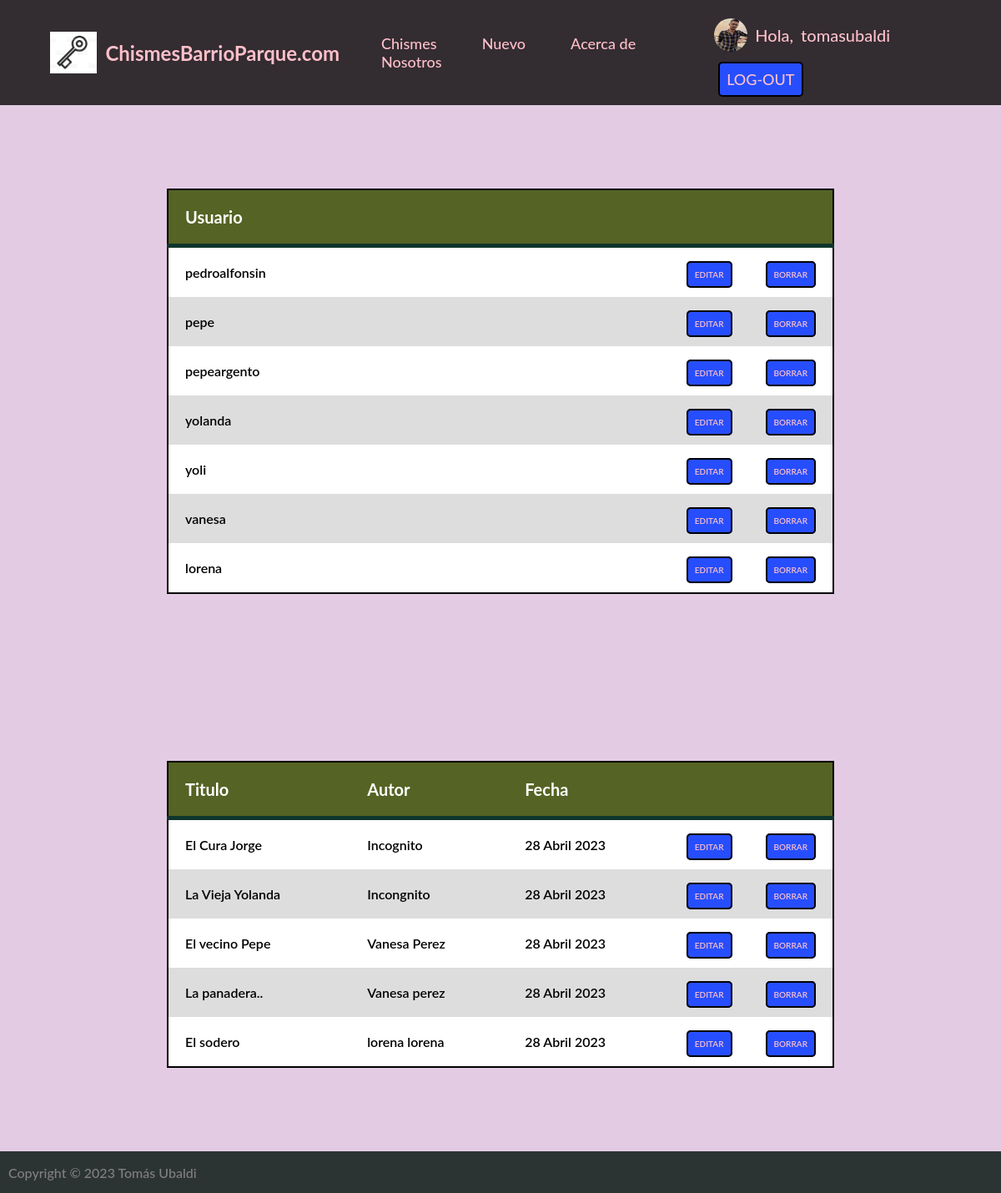
The page /eliminar-blogs/1 (signed in) on the database its author committed.
### app2/models.py (models this page shows, shortened)
class Avatar(models.Model):
    user = models.OneToOneField(User, on_delete=models.CASCADE)
    imagen = models.ImageField(upload_to='avatares', null=True, blank=True)

### app1/models.py (models this page shows, shortened)
class Blog(models.Model):
    titulo = models.CharField(max_length=100)
    subtitulo=models.CharField(max_length=300)
    cuerpo=models.TextField()
    autor=models.CharField(max_length=50)
    fecha=models.DateField(auto_now_add=True)
    imagen=models.ImageField(upload_to="blog_imgs", null=True, blank=True)

### app1/views.py (the view)
# urls.py: path('eliminar-blogs/<id>', eliminar_blogs, name="ELIMINATE-BLOGS"),
def eliminar_blogs(request, id):
    blog=Blog.objects.get(id=id)
    blog.delete()
    users=User.objects.all()
    blogs=Blog.objects.all()
    contexto = {
        'blogs': blogs,
        'users': users[1::],
    }
    return render(request, 'app2/edit-panel.html', context=contexto)

### templates/app2/edit-panel.html
{% extends 'index.html' %}
{% block content %}
    <div class="tabla-content">
        <div class="tabla-user">
            <table>
                {% if users %}
                    <thead>
                        <tr>
                            <th>Usuario</th><th style="margin:0; padding: 0; width: 0;"></th><th style="margin:0; padding: 0; width: 0;"></th>
                        </tr>
                    </thead>
                    {% for user in users %}
                        {% if not user.is_superuser %}
                            <tr>
                                <td>{{user.username}}</td>
                                <td><a href="{% url 'EDIT-USER' user.id %}" class="btn">EDITAR</a></td>
                                <td><a href="{% url 'ELIMINATE-USERS' user.id %}" class="btn">BORRAR</a></td>
                            </tr>
                        {%endif%}
                    {% endfor %}
                {% else %}
                    <thead>
                        <tr>
                            <th>No hay Users</th>
                        </tr>
                    </thead>
                {% endif %}
            </table>
            <table style="margin-bottom: 0;">
                {% if blogs %}
                    <thead>
                        <tr>
                            <th>Titulo</th><th>Autor</th><th>Fecha</th><th style="margin:0; padding: 0; width: 0;"></th><th style="margin:0; padding: 0; width: 0;"></th>
                        </tr>
                    </thead>
                        {% for blog in blogs %}
                            <tr>
                                <td>{{blog.titulo}}</td>
                                <td>{{blog.autor}}</td>
                                <td>{{blog.fecha}}</td>
                                <td><a href="{% url 'EDIT-BLOG' blog.id %}" class="btn">EDITAR</a></td>
                                <td><a href="{% url 'ELIMINATE-BLOGS' blog.id %}" class="btn">BORRAR</a></td>
                            </tr>
                        {% endfor %}
                {% else %}
                    <thead>
                        <tr>
                            <th>No hay Blogs</th>
                        </tr>
                    </thead>
                {% endif %}
            </table>
        </div>
    </div>
{% endblock %}

### templates/index.html (shortened to what this page needs)
<!DOCTYPE html>
<html lang="es">
<head>
    {% load static %}
    <link href="{% static 'main.css' %}" rel="stylesheet" type="text/css">
</head>
<body>
    <header>
        <a href="{% url 'HOME' %}" class="logo">
            <img src="{% static 'img/logo_chismeblog.png' %}" alt="logo">
            <h2 class="nombre-pag"> ChismesBarrioParque.com </h2>
        </a>
        <nav>
            {% if user.is_authenticated  %}
                <a href="{% url 'BLOGS' %}" class="nav-link">Chismes</a>
                <a href="{% url 'CREATION_BLOG' %}" class="nav-link">Nuevo</a>
                <a href="{% url 'ABOUT_ME' %}" class="nav-link">Acerca de Nosotros</a>
            {% else %}
                <a href="{% url 'LOGIN' %}" class="nav-link"> LOGIN</a>
                <a href="{% url 'REGISTER' %}" class="nav-link"> REGISTER</a>
            {% endif %}
        </nav>
        {% if user.is_authenticated %}
            <div class="inblock">
                {% if user.avatar.imagen.url  %}
                    <img src="{{user.avatar.imagen.url }}" alt="user" style="height: 40px; width: 40px; border-radius: 80%;">
                {% else %}
                    <img src="{% static 'img/non_profile.jpg' %}" alt="user" style="height: 40px; width: 40px; border-radius: 80%;">
                {% endif %}
                <p>Hola, </p>
                <a href="{% url 'PROFILE' %}" class="user">{{user}}</a>
                <a href="{% url 'LOGOUT' %}" class="btn" style="font-size: 18px;"> LOG-OUT</a>
            </div>
        {% endif %}
    </header>
    {% block content %}{% endblock %}
    <footer>
        <a class="footer-texto">
            <p> Copyright © 2023 Tomás Ubaldi </p>
        </a>
    </footer>
</body>
</html>

### app1/static/main.css (style rules this page uses)
body { font-family: "Lato", -apple-system, BlinkMacSystemFont, "Segoe UI", Roboto, "Helvetica Neue", Arial, sans-serif, "Apple Color Emoji", "Segoe UI Emoji", "Segoe UI Symbol", "Noto Color Emoji"; margin:0; background-color: #e3cbe4; }
a { text-decoration: none; color: pink; }
header { display: flex; min-height: 50px; background-color: #332c31; justify-content: space-between; align-items: center; padding: 10px; }
.nombre-pag { margin-right: 50px; }
.logo { display: flex; align-items: center; }
.logo img { height: 50px; margin-right: 10px; margin-left: 50px; }
nav a { font-weight: 500; padding-right: 50px; font-size: 18px; }
.inblock img, .inblock a, .inblock p { display: inline-block; vertical-align: middle; font-weight: 500; font-size: 18px; }
.inblock a { margin-right: 20px; font-size: 20px; margin-left: 5px; }
.inblock p { font-size: 20px; margin-left: 5px; color: pink; }
.btn { font-weight: 600; background-color: rgb(38, 78, 255); padding: 8px; text-align: center; border-radius: 5px; font-size: 10px; border: 2px solid black; cursor: pointer; }
footer { display: flex; height: 30px; background-color: #2C3333; justify-content: space-between; align-items: center; padding: 10px; }
.footer-texto { display: flex; align-items: center; color: grey; font-weight: 500; }
.footer-texto p { margin:0; }
.tabla-content { display: flex; justify-content: center; align-items: center; min-height: 720px; height: 100%; }
.tabla-user { margin: 100px; }
.tabla-user table { background-color: white; text-align: left; border-collapse: collapse; width: 800px; border: 2px solid black; margin-bottom: 200px; }
.tabla-user th, td { padding: 20px; }
.tabla-user thead th { font-size: 20px; }
.tabla-user tbody tr { font-weight: 600; }
.tabla-user thead { background-color: #556324; color:white; border-bottom: 5px solid #0F362D; }
.tabla-user tr:nth-child(even) { background-color: #ddd; }

### rows shown on the page
Blog: titulo "El Cura Jorge", autor "Incognito", fecha "28 Abril 2023"
Blog: titulo "La Vieja Yolanda", autor "Incongnito", fecha "28 Abril 2023"
Blog: titulo "El vecino Pepe", autor "Vanesa Perez", fecha "28 Abril 2023"
Blog: titulo "La panadera..", autor "Vanesa perez", fecha "28 Abril 2023"
Blog: titulo "El sodero", autor "lorena lorena", fecha "28 Abril 2023"

### other values the page prints
{{ user }} "tomasubaldi"
{{ user.username }} "pedroalfonsin"
{{ user.username }} "pepe"
{{ user.username }} "pepeargento"
{{ user.username }} "yolanda"
{{ user.username }} "yoli"
{{ user.username }} "vanesa"
{{ user.username }} "lorena"
